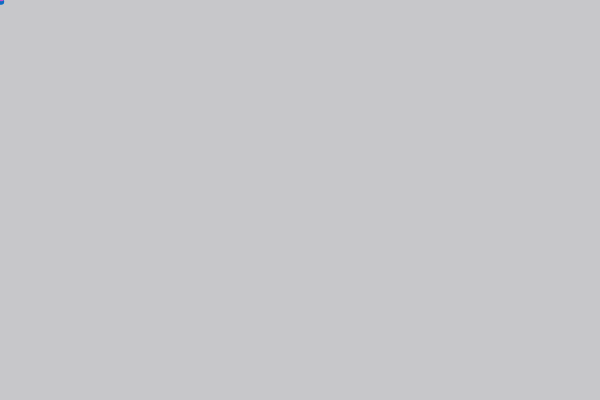
Frame 1 (no input)
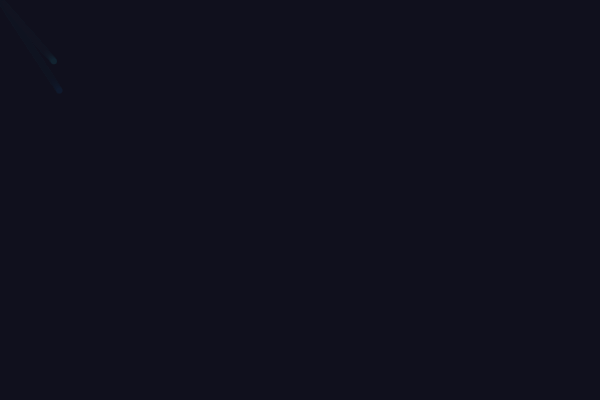
Frame 60 (no input)
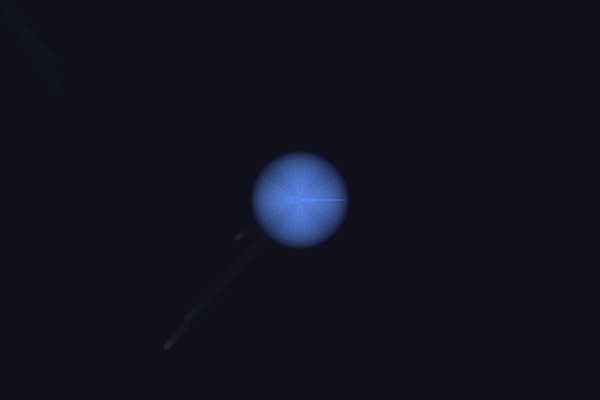
Frame 120 (the mouse pressed at the canvas centre since frame 60)

The p5.js sketch that drew these frames (run headless with seeded random() and noise() and a simulated clock; from frame 60 on, the mouse is pressed at the canvas centre):

// p5.js sketch
// ── sketch.js
let mode = 1
let particles = []

function setup() {
  createCanvas(600, 400)
}

function draw() {
  background(20, 20, 30, 60)
  
// Naming the mode //
  if (mode === 1) explosionMode()
  if (mode === 2) rippleMode()
  if (mode === 3) swirlMode()

  for (let i = particles.length - 1; i >= 0; i--) {
    let p = particles[i]
    p.update()
    p.show()
    if (p.life < 0) particles.splice(i, 1)
  }
}

function mouseMoved() {
  if (mode === 1) {
    for (let i = 0; i < 5; i++) {
      particles.push(new Particle(mouseX, mouseY))
    }
  }
}

// to chang the mode //
function mousePressed() {
  mode++
  if (mode > 3) mode = 1
}

// Function rainbow explosion mode //
function explosionMode() {}

//  Function ripple mode //
function rippleMode() {
  particles.push(new Ripple(mouseX, mouseY))
}

// Function swirly mode //
function swirlMode() {
  particles.push(new Swirl(mouseX, mouseY))
}

class Particle {
  constructor(x, y) {
    this.x = x
    this.y = y
    this.vx = random(-3, 3)
    this.vy = random(-3, 3)
    this.life = 100
    this.col = color(random(255), random(255), random(255))
  }
  update() {
    this.x += this.vx
    this.y += this.vy
    this.life -= 2
  }
  show() {
    noStroke()
    fill(this.col)
    circle(this.x, this.y, 6)
  }
}

// ripple  mode //
class Ripple {
  constructor(x, y) {
    this.x = x
    this.y = y
    this.r = 0
    this.life = 100
  }
  update() {
    this.r += 2
    this.life -= 2
  }
  show() {
    noFill()
    stroke(100, 150, 255, this.life * 2)
    circle(this.x, this.y, this.r)
  }
}

// Swrily mode //
class Swirl {
  constructor(x, y) {
    this.angle = random(TWO_PI)
    this.radius = random(5, 20)
    this.centerX = x
    this.centerY = y
    this.life = 100
  }
  update() {
    this.angle += 0.1
    this.radius += 0.2
    this.life -= 2
  }
  show() {
    let x = this.centerX + cos(this.angle) * this.radius
    let y = this.centerY + sin(this.angle) * this.radius
    noStroke()
    fill(255, 100, 200, this.life * 2)
    circle(x, y, 5)
  }
}
